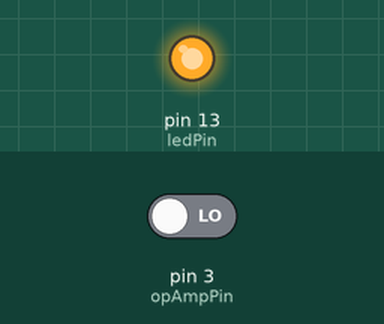
Bench run of a sketch on a simulated Arduino Uno, built with avr-gcc and run on an emulated ATmega328P. Shown: output pins drawn as LEDs (lit = HIGH). The inputs (shaded band) are chosen by the test bench; at power-on: pin 3 (opAmpPin) LOW.

Above: at 1.2 s.
1.3 s: pin 3 (opAmpPin) driven HIGH
At 1.9 s:
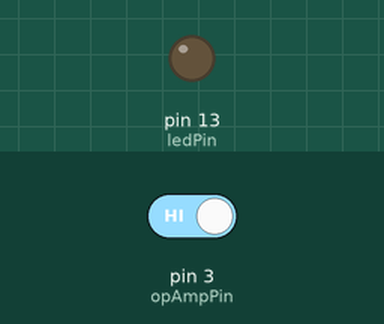
Timing chart, 0 to 4.3 s (numbered marks = the images above; inputs shaded):
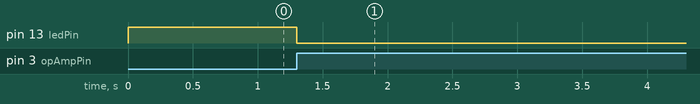

Measured:
- after the input at 1.3 s, pin 13 (ledPin): HIGH → LOW at once

The sketch:

InfraredInterruptTest.ino
```cpp
const int ledPin = 13;
const int opAmpPin = 3;

void setup() {
  pinMode(ledPin, OUTPUT);
  Serial.begin(9600);
  digitalWrite(ledPin, HIGH);
  attachInterrupt(digitalPinToInterrupt(opAmpPin), toggleLight, RISING);
}

void loop() {

}

void toggleLight(){
  digitalWrite(ledPin, LOW);
}
```
